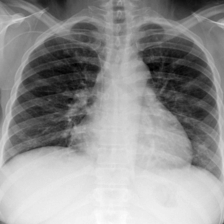
#> input picture Images/ChestXray.png, 224 x 224 px; its folder holds only this picture in this run
$ python add_noise.py   (older library calls are emulated)
#> lines starting #> are read from the running program, lines starting #| are printed output that depends on the picture
### utils.py
import numpy as np
from PIL import Image
from math import log10, sqrt
from skimage.metrics import structural_similarity as ssim
import numpy as np
import cv2
from phasepack.phasecong import phasecong as pc

# [75 lines left out: functions mse, PSNR, _similarity_measure, _gradient_magnitude, fsim, compare_image, not called in this run]

def convert_img(img):
#> called with img = 'Images/ChestXray.png'
    im = Image.open(img)
#> im is the input picture: PIL image 224x224 RGBA; mean R, G, B, A 147.1, 147.1, 147.1, 255
    im = im.convert('L')
#> im: PIL image 224x224 L
    im = np.array(im)
    im = im.astype('uint8')
    return im

### add_noise.py
import glob
import numpy as np
import os
from PIL import Image
from skimage.util import random_noise

from utils import convert_img
import imageio
from scipy import ndimage

def gaussian_noise(input_img, mean, var):
#> called with mean = 10, var = 10
    noisy_img = random_noise(input_img, mode='gaussian', clip=True)*255
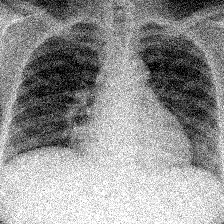
#> noisy_img: shape (224, 224) float64; min 0, max 255, mean 146.7
    return noisy_img

def uniform_noise(input_img):
    noisy_img = ndimage.uniform_filter(input=input_img)
    return noisy_img
def salt_and_pepper(input_img):
    noisy_img = np.copy(input_img)
    dims = int(input_img.shape[0] * input_img.shape[1])
    num_pixels_salt = np.random.randint(int(dims/100), int(dims/10))
    # salt
    for s in range(num_pixels_salt):
        row = np.random.randint(0, input_img.shape[0]-1)
        col = np.random.randint(0, input_img.shape[-1]-1)
        noisy_img[row, col] = 255
    num_pixels_pepper = np.random.randint(int(dims/100), int(dims/10))
    # pepper
    for p in range(num_pixels_pepper):
        row = np.random.randint(0, input_img.shape[0]-1)
        col = np.random.randint(0, input_img.shape[-1]-1)
        noisy_img[row, col] = 0
    return noisy_img

def shot_noise(input_img):
    # noisy = np.random.poisson(input_img / 255.0 * input_img.max()) / input_img.max() * 255
    # noisemap = np.ones((input_img.shape[0], input_img.shape[1])) * noisy.mean()
    # noisy_img = noisy+np.random.poisson(noisemap)
    noisy_img = np.random.poisson(lam=input_img)
    return noisy_img

img_folder = '/home/zoe/ECE6560_ImageDenoising/Images/'
all_imgs = glob.glob(img_folder + '*')

noises = ['gaussian', 's&p', 'shot', 'uniform']

for noise in noises:
    # apply noise to all imgs
    for img in all_imgs:
        if '.' in img:
            file_name = img
            updated_name = file_name.split('.')[0] + '_noise.' + file_name.split('.')[-1]
            updated_folder = updated_name.split('Images')[0] + 'Images/' + noise + '/'
            updated_name = updated_folder + updated_name.split('Images')[-1][1:]
            if not os.path.exists(updated_folder):
                os.makedirs(updated_folder)
            converted_img = convert_img(img)
            if noise == 'gaussian':
                noisy_img = gaussian_noise(input_img=converted_img, mean=10, var=10)
            elif noise == 's&p':
                noisy_img = salt_and_pepper(input_img=converted_img)
            elif noise == 'uniform':
                noisy_img = uniform_noise(input_img=converted_img)
            else:
                noisy_img = shot_noise(input_img=converted_img)

            # Save image
            #print(noisy_img.dtype)
            noisy_img = noisy_img.astype('uint8')
            noisy_img = Image.fromarray(noisy_img)
            imageio.imwrite(updated_name, noisy_img)
